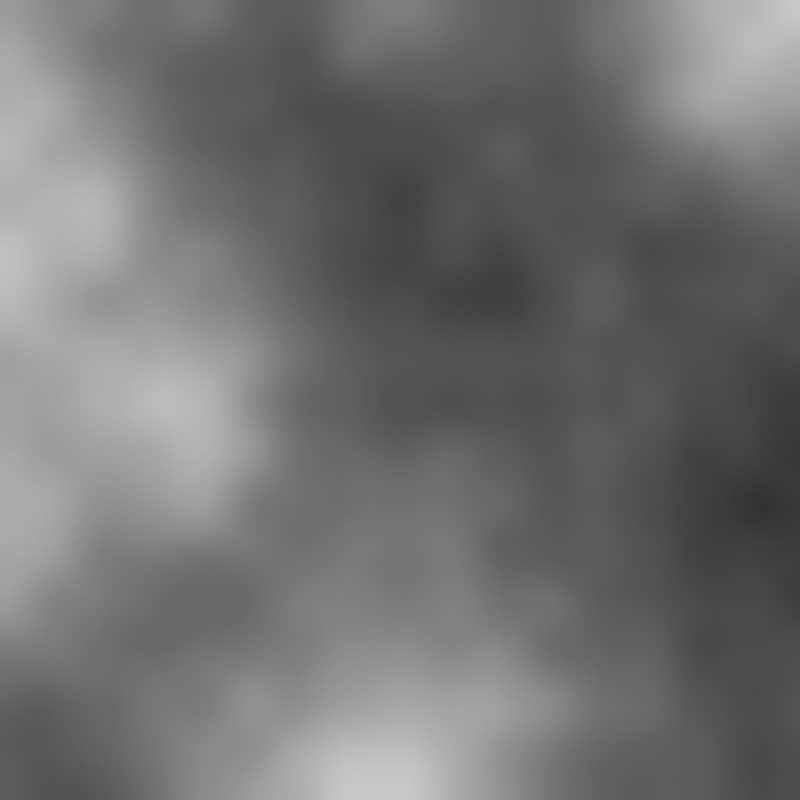
Frame 1 (no input)
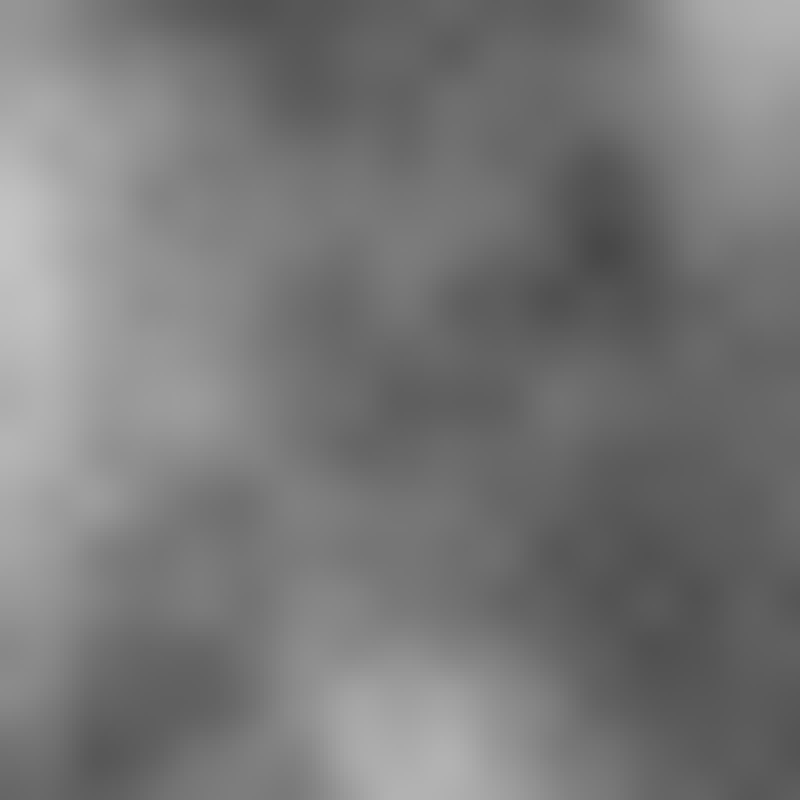
Frame 60 (the mouse pressed at the canvas centre just before this capture)
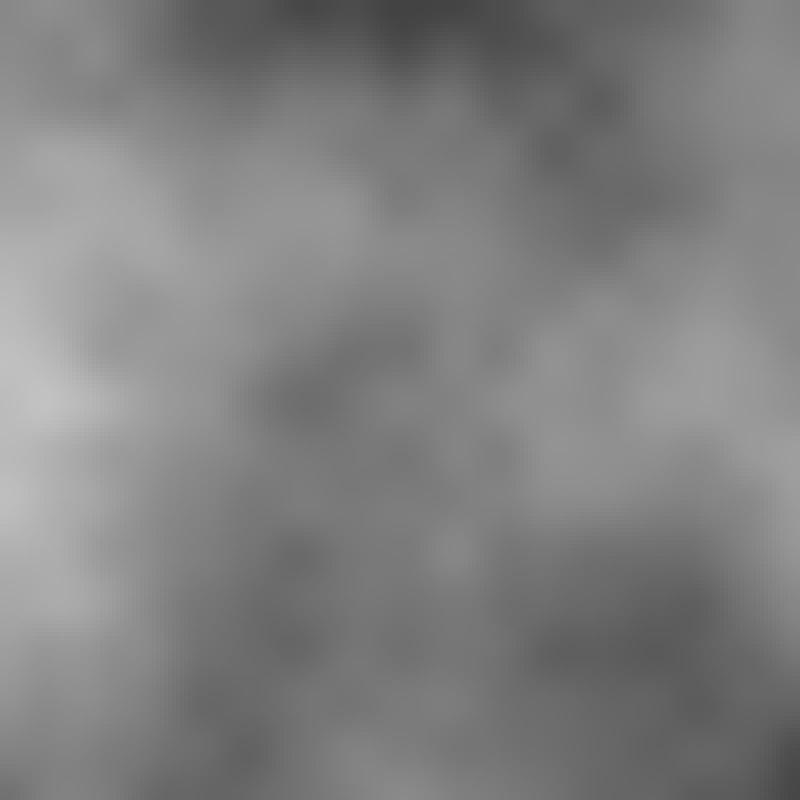
Frame 120 (the mouse held since frame 60 and released just before this capture)

The Processing sketch that drew these frames (run headless with seeded random() and noise(); from frame 60 on, the mouse is pressed at the canvas centre):

// Processing sketch: noise_2D
// ── noise_2D.pde
int row = 200;
int col = 200;
int cellSize = 4;
float rGradient = 0.01;//梯度
float cGradient = 0.01;

float count;
float tGradient = 0.005;

void settings() {
  size(col * cellSize, row * cellSize);
}

void setup() {
  //background(255);
  grid();
}

void grid() {
  for (int i = 0; i < row; i ++) {
    float a = i*rGradient;
    for (int j = 0; j < col; j ++) {
      float b = j*cGradient;
      float cellColor = noise(a, b, count)*255;
      noStroke();
      fill(cellColor);
      rect(i*cellSize, j*cellSize, cellSize, cellSize);
    }
  }
}

void draw() {
  background(255);
  grid(); 
  count += tGradient;
  println("frameRate: " + frameRate);
}
